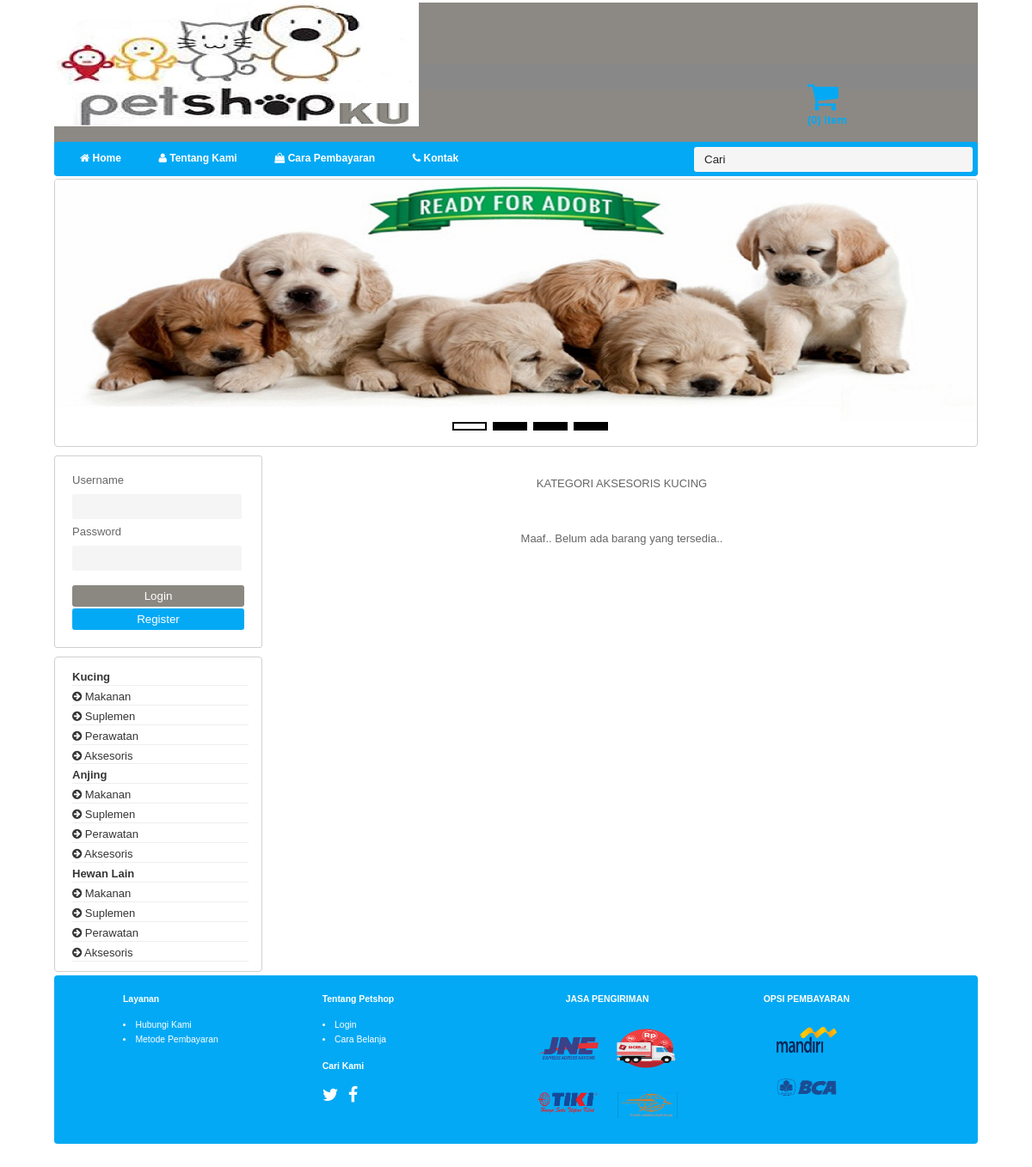
/index.php?page=produk&category=7, run on the app's committed database.
### tables this page shows
CREATE TABLE `category` (
  `id_category` int(10) UNSIGNED NOT NULL,
  `name_category` varchar(30) NOT NULL,
  `status_category` enum('public','draft') NOT NULL
);

### index.php (the view, shortened to what this page needs)
<?php
include "config/koneksi.php";
?>
<!DOCTYPE html>
<html>
<head>
<link rel="stylesheet" href="assets/style.css" type="text/css" media="all"/>
<link rel="stylesheet" href="assets/font-awesome/css/font-awesome.min.css" type="text/css" media="all"/>
<link rel="stylesheet" href="assets/jquery-flickity/flickity.css" type="text/css" media="all"/>
</head>
	<body>
			<table style="width:1000px;margin:0 auto;">
				<tr>
					<td colspan="2">
						 <header>
					    	<div class="shopcartimg">
							<a href="index.php?page=cart" style="margin-right:15px;color:#03A9F4">
							<strong class="center-item">
							<i class="fa fa-shopping-cart fa-3x"></i><br>
							</strong>
							</a>
							<br/>
							</div>
									<img src="images/logologo2.jpg" >
							<nav style="border-radius: 4px;background-color: #03a9f4;height:40px">
							<div class="cari">
							    <form>
								    <input type="text" value="Cari" onfocus="this.value = '';" onblur="if (this.value == '') {this.value = 'Cari';}" style="margin: 4px 4px;">
							    </form>
							</div>
								<ul>
								   	<li><a href="index.php">
								   		<strong><i class="fa fa-home"></i> Home</strong></a></li>
									<li><a href="index.php?page=tentang">
										<strong><i class="fa fa-user"></i> Tentang Kami</strong></a></li>
									<li><a href="index.php?page=bantuan">
										<strong><i class="fa fa-shopping-bag"></i> Cara Pembayaran</strong></a></li>
							        <li><a href="index.php?page=kontak">
							        	<strong><i class="fa fa-phone"></i> Kontak</strong></a></li>
								</ul>
							</nav>
							</header>
					</td>
				</tr>
				<tr>
					<td colspan="2">
						<section class="courses">
					       	<div class="container" style="border-radius: 4px;">
							   <div class="slider">
								   <div class="callbacks_container">
									  <ul class="rslides" id="slider">
										 <li style="border-radius: 4px;">
											<img src="images/banner/banner_1_copy.jpg" alt="">
										 </li>
									  </ul>
								  </div>
								</div>
							</div>
						</section>
					</td>
				</tr>
				<tr>
					<td style="vertical-align:top;">
						<?php
						 if (empty($_SESSION['login_member'])){ ?>
						  	<div class='border' style="margin-top:6px;height:182px">
						  		<form  name='loginuser' action='check_login.php' method='post'>
							        <label>Username</label>
							        <input type='text' value='' name='email' class='input_field' required />
							        <label>Password</label>
							        <input type='password' value='' name='password' class='input_field' required />
							        <input type='submit' style="width:200px" name='buttonlogin' class='btn-primary' value='Login' alt='Login' id='submit_btn' />
							        <a href="index.php?page=daftar">
							        	<button class='btn-warning' type="button" style="width:200px;margin-top:-6px;">Register</button>
							        </a>
						        </form>
					        </div>
						<?php } ?>
						<aside style="border-radius: 4px;">
							<section class="popular-recipes">
								<?php
									$query = mysqli_query($koneksi, "SELECT * FROM `category` where status_category = 'public'");
									while($row = mysqli_fetch_array($query)){
								?>
								<a href=""><b><?php echo $row['name_category']; ?></b></a>
									<?php
										$subquery = mysqli_query($koneksi, "SELECT * FROM `sub-category` where
																id_category='".$row['id_category']."'");
										while($subrow = mysqli_fetch_array($subquery)){
									?>
										<a href="index.php?page=produk&category=<?php echo $subrow['id_sub']; ?>"><i class="fa fa-arrow-circle-right"></i> <?php echo $subrow['name_sub']; ?></a>
									<?php } ?>
								<?php } ?>
							</section>
						</aside>
					</td>
					<td style="vertical-align: top;padding:15px;margin:0 auto;text-align:center;width:800px">
						<?php
							switch ($_GET['page']) {
							    case "produk":
							        include "konten-produk.php";
							        break;
							}
						?>
					</td>
				</tr>
				<tr>
					<td colspan="2">
						<footer style="border-radius: 4px;background-color:#03a9f4;color:white">
						    <div class="section group">
					         	<div class="wrap">
						     		<div class="section group">
										<div class="col_1_of_4 span_1_of_4">
											<h4>Layanan</h4>
											<li><a href="#" style="color:white">Hubungi Kami</a></li>
											<li><a href="#" style="color:white">Metode Pembayaran</a></li>
				   	 					</div>
									</div>
									<div class="col_1_of_4 span_1_of_4">
										<h4>Tentang Petshop</h4>
											<li><a href="#" style="color:white">Login</a></li>
											<li><a href="#" style="color:white">Cara Belanja</a></li>
										<h4>Cari Kami</h4>
									      <a href="#" target="_blank"><i class="fa fa-twitter fa-2" style="color:white;font-size:20px"></i></a>&nbsp;&nbsp;&nbsp;
									      <a href="#" target="_blank"><i class="fa fa-facebook fa-2" style="color:white;font-size:20px"></i></a>
									</div>
									<div class="col_1_of_4 span_1_of_4" style="text-align:center">
										<h4>JASA PENGIRIMAN</h4>
											<span></span><img src="images/jne.png" width="70" height="50"><img src="images/sicepat.png" width="70" height="50"></a>
					                        <span></span><img src="images/tiki.png" width="70" height="30"> <img src="images/pos1.png" width="70" height="30"></a>
									</div>
									<div class="col_1_of_4 span_1_of_4" style="text-align:center;">
										<h4>OPSI PEMBAYARAN</h4>
											<span></span><img src="images/mandiri.png" width="70" height="30"> <br><img src="images/BCA.png" width="70" height="30">
									</div>
								</div>
					        </div>
						</footer>
					</td>
				</tr>
			</table>
	</body>
</html>

### konten-produk.php
<?php
include "config/koneksi.php";
$category = $_GET['category'];
$sqlcategory = "SELECT * FROM `sub-category` where id_sub = '$category'";
$qcategory = mysqli_query($koneksi, $sqlcategory);
$rowCategory = mysqli_fetch_array($qcategory);
?>
<h4 style="margin-bottom:30px;font-weight:100; text-transform:uppercase;">
	KATEGORI
	<?php
		echo $rowCategory["name_sub"];
		$subcategory = mysqli_query($koneksi, "SELECT * FROM `category`
									where id_category = '".$rowCategory["id_category"]."'");
		$rowSub = mysqli_fetch_array($subcategory);
		echo " ".$rowSub['name_category'];
	?>
</h4>
<br />
	<?php
	$query=mysqli_query($koneksi, "SELECT * FROM `product` where id_category = '$category' ORDER BY `name_product` ASC");
	$numrow = mysqli_num_rows($query);
	if($numrow > 0){
		while($rowAll = mysqli_fetch_array($query)){
	?>
		<div class="col3" style="text-align:center">
			<div style="width:100%">
			<img src="img/<?php echo $rowAll['picture_product']; ?>" style="text-align:center;width:210px;"><br />
				<span class="dim">
					<br /><?php echo $rowAll['name_product']; ?>
					<br /><?php echo $rowAll['size_product']; ?>
					<br />
					<?php echo 'Rp '.number_format($rowAll['price_product']).',-'; ?>
					<a type="button" class="btn-warning" href="?page=order&produk=<?php echo $rowAll['id_product']; ?>"/>BELI</a>
				</span>
			</div>
		</div>
	<?php
		}
	}else {
		echo "Maaf.. Belum ada barang yang tersedia..";
	}
	?>

### assets/style.css (style rules this page uses)
header, section, footer, aside, nav, article, figure, figcaption { display: block; }
.col_1_of_4.span_1_of_4>img { margin: 10px; }
body { color: #666666; background-position: center; font-family: Verdana, Verdana, serif; font-size: 14px; line-height: 1.3em; margin: 0px; }
header { height: 200px; background-image: url("../../PETSHOP_2/images/header.png"); }
nav, footer { clear: both; color: #ffffff; background-color: #aeaca8; height: 30px; }
nav ul { padding: 11px 0px 5px 30px; }
nav li { display: inline; margin-right: 40px; }
nav li a { color: white; font-size: 12px; font-family: sans-serif; font-weight: 500; }
section.courses { float: left; border-right: 0px solid #eeeeee; }
aside { width: 205px; float: left; padding: 10px 15px 0px 20px; height: 355px; border: 1px solid #D0D0D0; }
aside section a { display: block; padding: 0px; margin-top: 5px; border-bottom: 1px solid #eeeeee; }
a { color: #353535; text-decoration: none; }
.group { zoom: 1; }
.col_1_of_4 { display: block; float: left; margin:0% 0 9% 3.6%; }
.col_1_of_4:first-child { margin-left: 0; }
.span_1_of_4 { width:22.3%; }
.wrap { width: 90%; }
footer { font-size: 80%; padding: 6px 0px 160px 80px; }
body,td,th { font-style: normal; font-weight: normal; font-family: sans-serif; font-size:13px; }
.cari { float: right; border-radius: 0.3em; margin-top: 2px; margin-right: 2px; }
.cari form input[type="text"] { border-radius: 3px; }
.btn-primary { margin-top: 10px; margin-right: 5px; padding: 5px 15px; background-color: #8b8881; color: white; border: 0px; border-radius: 3px; font-weight: 300; }
.btn-warning { margin-top: 10px; margin-right: 5px; padding: 5px 15px; background-color: #03A9F4; color: white; border: 0px; border-radius: 3px; font-weight: 300; }
.center-item { position: absolute; top: 93px; right: 215px; }
.border { width: 200px; padding: 20px; height: 120px; margin-bottom: 10px; border: 1px solid #D0D0D0; border-radius: 3px; }
.shopcartimg { float: right; margin-top: 5px; margin-right: 15px; }
img { max-width: 175%; max-height: 80%; height: aotu; }
ul,ol { list-style: none; }
.container { margin:105 auto; position:relative; overflow:hidden; border: 1px solid #D0D0D0; }
.container, ul.slider li img { width:1072px; height:310px; float:right; }
.input_field { width:173px; }
input { border-radius: 2px; border: 0px; background-color: whitesmoke; color: #232122; padding: 7px 12px; width: 300px; margin: 7px 0px; }
.slider { padding-bottom: 30em; display:block; }
.slider img { position: absolute; overflow: hidden; z-index: 9; width: 1072px; height : 400px; }
.rslides { z-index: 111; position: absolute; list-style: none; overflow: hidden; width: 1072px; padding: 0; margin: 0; height: 500px; text-align: left; }
.rslides li { -webkit-backface-visibility: hidden; position: absolute; display: none; width: 100%; left: 0; top: 0; }
.rslides li:first-child { position: relative; display: block; float: left; }

### data on the page
category: name_category "Kucing", name_category "KUCING"
sub-category: name_sub "Makanan"
sub-category: name_sub "Suplemen"
sub-category: name_sub "Perawatan"
sub-category: name_sub "Aksesoris", name_sub "AKSESORIS"
category: name_category "Anjing"
sub-category: name_sub "Makanan"
sub-category: name_sub "Suplemen"
sub-category: name_sub "Perawatan"
sub-category: name_sub "Aksesoris"
category: name_category "Hewan Lain"
sub-category: name_sub "Makanan"
sub-category: name_sub "Suplemen"
sub-category: name_sub "Perawatan"
sub-category: name_sub "Aksesoris"
